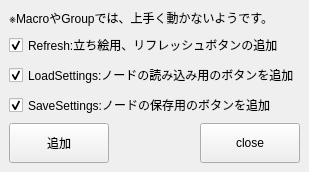
<?xml version="1.0" encoding="UTF-8"?>
<ui version="4.0">
 <class>MainWindow</class>
 <widget class="QMainWindow" name="MainWindow">
  <property name="geometry">
   <rect>
    <x>0</x>
    <y>0</y>
    <width>295</width>
    <height>166</height>
   </rect>
  </property>
  <property name="windowTitle">
   <string>MainWindow</string>
  </property>
  <widget class="QWidget" name="centralwidget">
   <layout class="QVBoxLayout" name="verticalLayout">
    <item>
     <widget class="QLabel" name="label">
      <property name="text">
       <string>※MacroやGroupでは、上手く動かないようです。</string>
      </property>
     </widget>
    </item>
    <item>
     <widget class="QCheckBox" name="refreshCheckBox">
      <property name="text">
       <string>Refresh:立ち絵用、リフレッシュボタンの追加</string>
      </property>
      <property name="checked">
       <bool>true</bool>
      </property>
     </widget>
    </item>
    <item>
     <widget class="QCheckBox" name="loadCheckBox">
      <property name="text">
       <string>LoadSettings:ノードの読み込み用のボタンを追加</string>
      </property>
      <property name="checked">
       <bool>true</bool>
      </property>
     </widget>
    </item>
    <item>
     <widget class="QCheckBox" name="saveCheckBox">
      <property name="text">
       <string>SaveSettings:ノードの保存用のボタンを追加</string>
      </property>
      <property name="checked">
       <bool>true</bool>
      </property>
     </widget>
    </item>
    <item>
     <spacer name="verticalSpacer">
      <property name="orientation">
       <enum>Qt::Vertical</enum>
      </property>
      <property name="sizeHint" stdset="0">
       <size>
        <width>20</width>
        <height>0</height>
       </size>
      </property>
     </spacer>
    </item>
    <item>
     <layout class="QHBoxLayout" name="horizontalLayout">
      <item>
       <widget class="QPushButton" name="addButton">
        <property name="minimumSize">
         <size>
          <width>100</width>
          <height>40</height>
         </size>
        </property>
        <property name="text">
         <string>追加</string>
        </property>
       </widget>
      </item>
      <item>
       <spacer name="horizontalSpacer">
        <property name="orientation">
         <enum>Qt::Horizontal</enum>
        </property>
        <property name="sizeHint" stdset="0">
         <size>
          <width>40</width>
          <height>20</height>
         </size>
        </property>
       </spacer>
      </item>
      <item>
       <widget class="QPushButton" name="closeButton">
        <property name="minimumSize">
         <size>
          <width>100</width>
          <height>40</height>
         </size>
        </property>
        <property name="text">
         <string>close</string>
        </property>
       </widget>
      </item>
     </layout>
    </item>
   </layout>
  </widget>
 </widget>
 <resources/>
 <connections/>
</ui>
